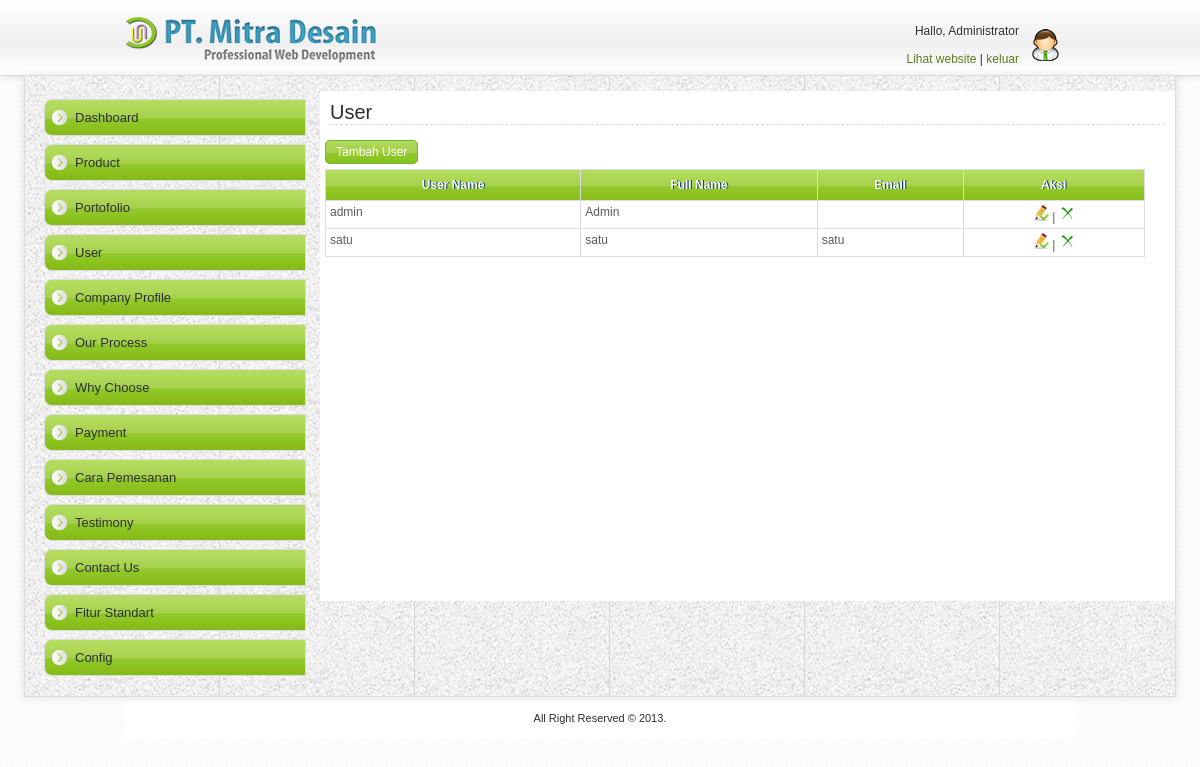
The app's page /index.php/panel/user with its own data.
### tables this page shows
CREATE TABLE IF NOT EXISTS `user` (
  `user_id` int(11) NOT NULL AUTO_INCREMENT,
  `user_name` varchar(100) NOT NULL,
  `user_pass` varchar(100) NOT NULL,
  `user_display` varchar(100) NOT NULL,
  `user_email` varchar(50) NOT NULL,
  PRIMARY KEY (`user_id`)
);

### application/controllers/panel/user.php (called while the page is built, shortened)
<?php if ( ! defined('BASEPATH')) exit('No direct script access allowed');
class user extends CI_Controller {
	function index() {
		$this->load->view( 'panel/user_grid' );
	}
}

### index.php (called while the page is built, shortened)
<?php
require_once BASEPATH.'core/CodeIgniter.php';

### application/helpers/common_helper.php (called while the page is built, shortened)
<?php
if (! function_exists('StripArray')) {
	function StripArray($Array, $FieldName = array()) {
		$ArrayResult = array();
		foreach($Array as $Key => $Element) {
			if (in_array($Key, $FieldName) && in_array($Element, array('0', '0000-00-00', '0000-00-00 00:00:00'))) {
				$ArrayResult[$Key] = null;
			} else {
				$ArrayResult[$Key] = stripslashes($Element);
			}
		}
		return $ArrayResult;
	}
}
if (! function_exists('GetStringFilter')) {
	function GetStringFilter($Param, $ReplaceField = array()) {
		$StringFilter = '';
		return $StringFilter;
	}
}
?>

### application/models/user_model.php (called while the page is built, shortened)
<?php if ( ! defined('BASEPATH')) exit('No direct script access allowed');
class User_model extends CI_Model {
	function get_array($param = array()) {
		$Array = array();
		$StringFilter = GetStringFilter($param);
		$PageOffset = (isset($param['start']) && !empty($param['start'])) ? $param['start'] : 0;
		$PageLimit = (isset($param['limit']) && !empty($param['limit'])) ? $param['limit'] : 25;
		$StringSorting = (isset($param['sort'])) ? GetStringSorting($param['sort']) : 'user_name ASC';
		$SelectQuery = "
			SELECT User.*
			FROM ".USER." User
			WHERE 1 $StringFilter
			ORDER BY $StringSorting
			LIMIT $PageOffset, $PageLimit
		";
		$SelectResult = mysql_query($SelectQuery) or die(mysql_error());
		while (false !== $Row = mysql_fetch_assoc($SelectResult)) {
            unset($Row['password']);
			$Row = StripArray($Row);
			$Array[] = $Row;
		}
		return $Array;
	}
}

### application/views/panel/user_grid.php (the view, shortened to what this page needs)
<?php
	$array_user = $this->User_model->get_array();
?>
<body>
<div id="wrapper">
	<div id="rightContent">
		<h3>User</h3>
		<a href="<?php echo base_url('panel/user/edit/0'); ?>" class="button">Tambah User</a>
		<table class="data"><tbody>
			<tr class="data">
				<th class="data">User Name</th>
				<th class="data">Full Name</th>
				<th class="data">Email</th>
				<th class="data">Aksi</th></tr>
			<?php foreach ($array_user as $user) { ?>
				<tr class="data">
					<td class="data"><?php echo $user['user_name']; ?></td>
					<td class="data"><?php echo $user['user_display']; ?></td>
					<td class="data"><?php echo $user['user_email']; ?></td>
					<td class="data center">
						<a href="<?php echo base_url('panel/user/edit/'.$user['user_id']); ?>"><img title="edit data" src="<?php echo base_url(); ?>static/image/edit.png"></a> |
						<a class="cursor"><img title="hapus data" src="<?php echo base_url(); ?>static/image/delete.png" class="user_delete"></a></td>
					</tr>
			<?php } ?>
		</tbody></table>
		<div class="red message pad"><?php echo flashmsg_get(); ?></div>
	</div>
</div>
</body>
</html>

### static/css/mos-style.css (style rules this page uses)
body { background: url(../image/latar.jpg); margin: 0; padding: 0; font-family: Arial; font-size: 12px; color: #2e2e2e; text-align: center; }
.cursor { cursor: pointer; }
.center { text-align: center; }
.red { color: #FF0000; }
img { border: none; }
a { color: #527e19; text-decoration: none; }
.button { cursor: pointer; padding: 4px 10px 4px 10px; color: #fff; background: url(../image/green.jpg) repeat left center; border: 1px solid #71bb3b; -moz-border-radius: 5px; -webkit-border-radius: 5px; -o-border-radius: 5px; }
table { border:none;font-size: 12px; }
td { border:none; padding: 5px; }
table.data { border: 1px solid #dcdcdc; margin: 10px 0px 20px 0px; width: 97%; border-collapse: collapse;font-size: 12px; }
th.data { padding: 8px 4px 8px 4px;border: 1px solid #dcdcdc; background: url(../image/green.jpg)repeat left center;text-shadow: 1px 0px #003362;color: #fff }
td.data { padding: 4px; border: 1px solid #dcdcdc;color: #5b5b5b;vertical-align: top; }
tr.data { background: #fff }
#wrapper { width: 1150px; padding: 15px 0 0 0; position: relative; border-left: 1px solid #dcdcdc; border-right: 1px solid #dcdcdc; border-bottom: 1px solid #dcdcdc; float: center; margin: auto; text-align: left; background: #fff url(../image/bg_kiri.png) repeat; -moz-box-shadow: 0px 0px 8px #dcdcdc; -webkit-box-shadow: 0px 0px 8px #dcdcdc; }
#rightContent { min-height: 500px; width: 845px; padding: 5px; float: right; border-left: 0px solid #dcdcdc; text-align: left; background: #fff; margin: 0 0 15px 0; }
#rightContent .pad { padding: 8px 0; }
#rightContent h3 { font-size: 20px; font-weight: normal; padding: 0; margin: 5px 5px 20px 5px; border-bottom: 1px dashed #dcdcdc; }

### records on screen
user: user_name "admin", user_display "Admin"
user: user_name "satu", user_display "satu", user_email "satu"
